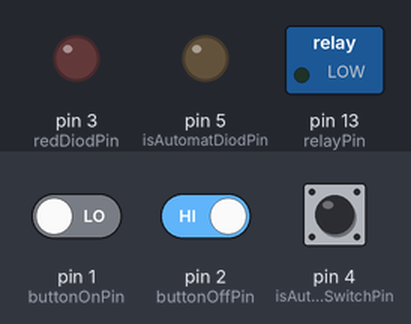
A sketch run on a simulated Arduino Uno, built with avr-gcc and run on an emulated ATmega328P. On the bench: switched loads named in the sketch (green lamp = pin HIGH), output pins drawn as LEDs (lit = HIGH). Inputs (shaded band) come from the test bench; at power-on: pin 1 (buttonOnPin) LOW, pin 2 (buttonOffPin) HIGH, pin 4 (isAutomatSwitchPin) LOW.

Above: at 1.2 s.
1.3 s: pin 1 (buttonOnPin) driven HIGH and pin 2 (buttonOffPin) driven LOW
At 2.5 s:
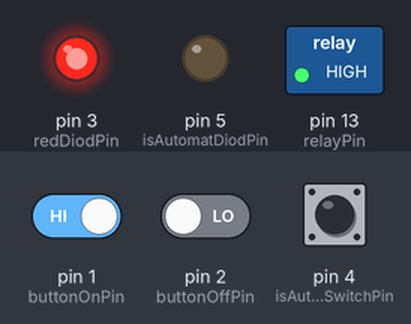
2.8 s: pin 2 (buttonOffPin) driven HIGH
At 3.8 s:
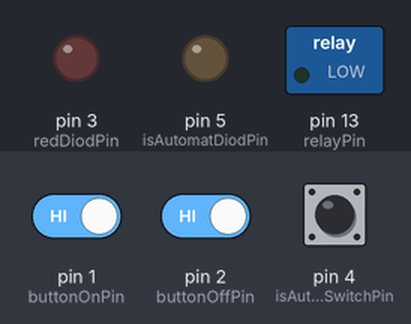
4.3 s: pin 2 (buttonOffPin) driven LOW
At 5.0 s:
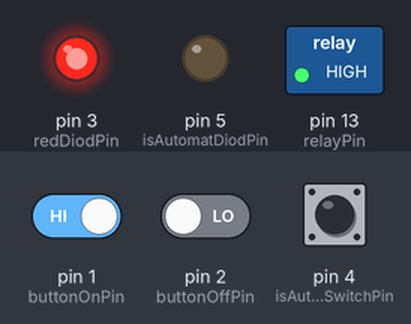
Timing chart, 0 to 7.3 s (numbered marks = the images above; inputs shaded):
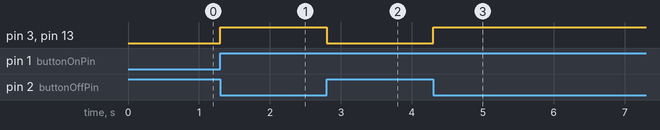

Measured:
- after the input at 1.3 s, pin 3 (redDiodPin), pin 13 (relayPin): LOW → HIGH at once
- after the input at 2.8 s, pin 3 (redDiodPin), pin 13 (relayPin): HIGH → LOW at once
- after the input at 4.3 s, pin 3 (redDiodPin), pin 13 (relayPin): LOW → HIGH at once

The sketch:

arduino_plik_konfiguracyjny.ino
```cpp
const int waterSensorPin=12;
const int relayPin=13;
const int buttonOnPin=1;
const int buttonOffPin=2;
const int redDiodPin=3;
const int isAutomatSwitchPin=4;
const int isAutomatDiodPin=5;
int isRun=0;
int isAutomatic=0;
int pTime=2;
void setup() {
  // water sensor return LOW signal when detect water on the bord
    pinMode(waterSensorPin, INPUT);
  // two buttons start and stop
    pinMode(buttonOnPin, INPUT);
    pinMode(buttonOffPin, INPUT);
    pinMode(isAutomatSwitchPin, INPUT);
 // relay must be set as HIGH signal to the current flow (current=prąd)
    pinMode(relayPin, OUTPUT);
 // Diode pins
    pinMode(isAutomatDiodPin, OUTPUT);
    pinMode(redDiodPin, OUTPUT);
}

void loop() {
 isAutomatic = digitalRead(isAutomatSwitchPin);
 if (isAutomatic==HIGH){
   startStop();
   if(isRun==HIGH)
   automatic();
   }
 else if(isAutomatic==LOW)
   manual();
}

// functionaly run only if buttonON is HIGH and buttonOFF is LOW
// when  buttonON is LOW and buttonOFF is LOW, state isRun do not change a condition,
// because this  juxtaposition can be when user isnt cliking any button, at the moment .
 void startStop(){
  if(digitalRead(buttonOnPin)==HIGH&&digitalRead(buttonOffPin)==LOW)
  isRun= HIGH;
  else if (digitalRead(buttonOnPin)==HIGH&&digitalRead(buttonOffPin)==HIGH)
  isRun= LOW;
 else if (digitalRead(buttonOnPin)==LOW&&digitalRead(buttonOffPin)==HIGH)
  isRun= LOW;
  }

 void automatic(){
  //musi być po sprawdzeniu czy start !!!!!
  digitalWrite(isAutomatDiodPin,HIGH);
  if(digitalRead(waterSensorPin)==LOW){
    digitalWrite(redDiodPin,HIGH);
    for(int i=0;i<pTime;i++){
      if(isRun==HIGH)
      automaticPomp();
       if(isRun==LOW)
      break;
      }
      digitalWrite(relayPin,LOW);
      digitalWrite(redDiodPin,LOW);
    }
  }

 void automaticPomp(){
    digitalWrite(relayPin,HIGH);
    delay(60000);
    startStop();
    }
 void manual(){
  digitalWrite(isAutomatDiodPin, LOW);
  do
  {
    startStop();
    if(isRun==LOW)
    break;
    digitalWrite(relayPin, HIGH);
    digitalWrite(redDiodPin, HIGH);
    }while(isRun==HIGH);
    digitalWrite(redDiodPin, LOW);
    digitalWrite(relayPin, LOW);
  }
 
```
